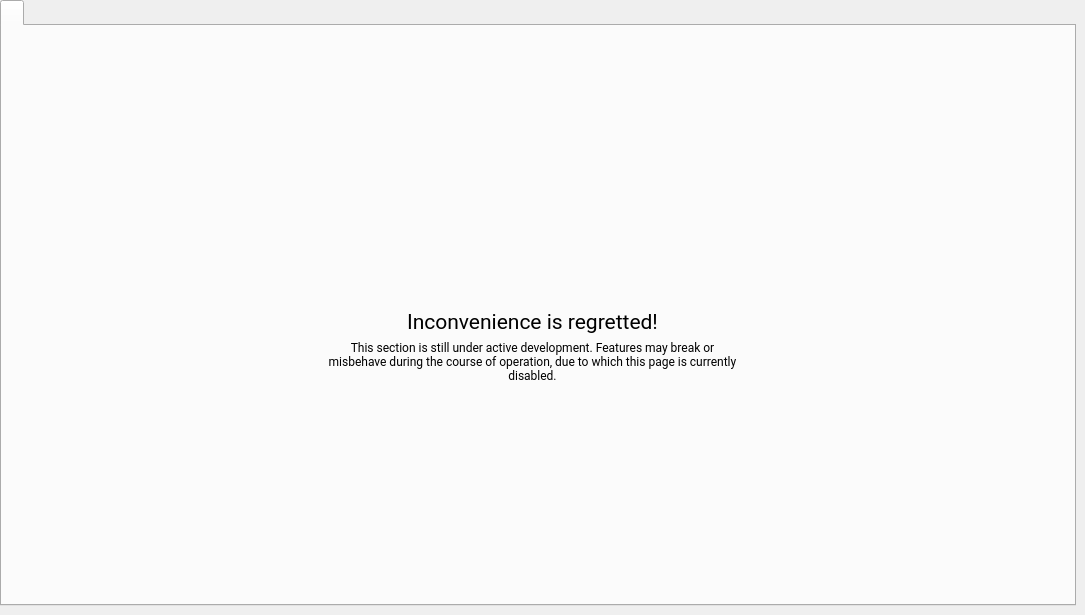
    <widget class="QWidget" name="tab_10">
     <attribute name="title">
      <string>Settings</string>
     </attribute>
     <widget class="QTabWidget" name="tabWidget_10">
      <property name="geometry">
       <rect>
        <x>0</x>
        <y>0</y>
        <width>1076</width>
        <height>606</height>
       </rect>
      </property>
      <property name="currentIndex">
       <number>0</number>
      </property>
      <property name="iconSize">
       <size>
        <width>20</width>
        <height>20</height>
       </size>
      </property>
      <widget class="QWidget" name="tab_28">
       <attribute name="icon">
        <iconset resource="icons.qrc">
         <normaloff>:/icons/active_svg/stats.svg</normaloff>:/icons/active_svg/stats.svg</iconset>
       </attribute>
       <attribute name="title">
        <string/>
       </attribute>
       <widget class="QLabel" name="label_22">
        <property name="geometry">
         <rect>
          <x>320</x>
          <y>310</y>
          <width>421</width>
          <height>51</height>
         </rect>
        </property>
        <property name="font">
         <font>
          <family>Roboto</family>
          <weight>50</weight>
          <italic>false</italic>
          <bold>false</bold>
         </font>
        </property>
        <property name="styleSheet">
         <string notr="true"/>
        </property>
        <property name="text">
         <string>This section is still under active development. Features may break or misbehave during the course of operation, due to which this page is currently disabled.</string>
        </property>
        <property name="alignment">
         <set>Qt::AlignCenter</set>
        </property>
        <property name="wordWrap">
         <bool>true</bool>
        </property>
       </widget>
       <widget class="QPushButton" name="pushButton_3">
        <property name="enabled">
         <bool>false</bool>
        </property>
        <property name="geometry">
         <rect>
          <x>470</x>
          <y>150</y>
          <width>120</width>
          <height>120</height>
         </rect>
        </property>
        <property name="text">
         <string/>
        </property>
        <property name="icon">
         <iconset resource="icons.qrc">
          <normaloff>:/icons/active_svg/clock.svg</normaloff>:/icons/active_svg/clock.svg</iconset>
        </property>
        <property name="iconSize">
         <size>
          <width>200</width>
          <height>200</height>
         </size>
        </property>
        <property name="flat">
         <bool>true</bool>
        </property>
       </widget>
       <widget class="QLabel" name="label_181">
        <property name="geometry">
         <rect>
          <x>320</x>
          <y>280</y>
          <width>421</width>
          <height>31</height>
         </rect>
        </property>
        <property name="font">
         <font>
          <family>Roboto</family>
          <pointsize>16</pointsize>
         </font>
        </property>
        <property name="text">
         <string>Inconvenience is regretted!</string>
        </property>
        <property name="alignment">
         <set>Qt::AlignCenter</set>
        </property>
       </widget>
      </widget>
     </widget>
    </widget>
